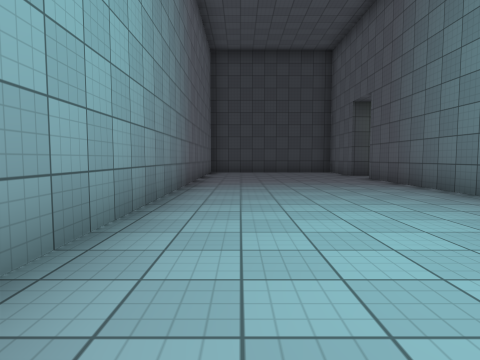
View 1 (above)

20 first-person views from a walk through a scene from a Unity 3-D project. The camera is 1.2 m above the floor, tilts 4° down and sees 75° across. The floor is counted in squares, 2 m on a side. Each view is taken from the middle of a square. On the plan, view 1 faces up. The plan holds only what a view shows up to about 9 squares ahead; the rest is blank. Some animated figures are left out. Surface patterns are stand-ins for the level's own textures.

View 2
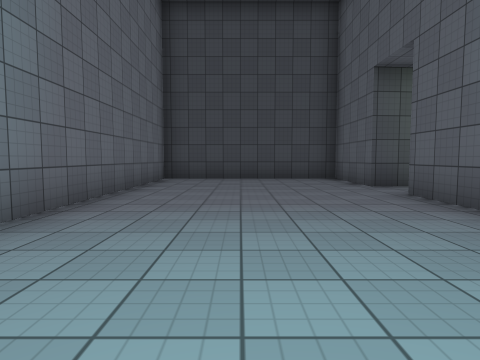

View 3
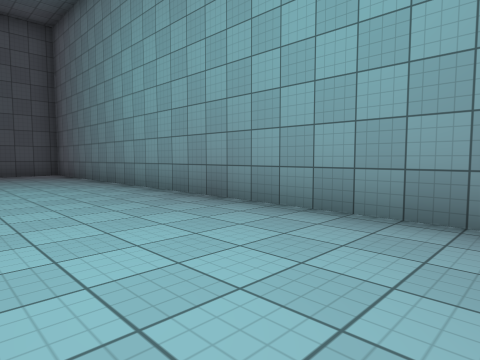

View 4
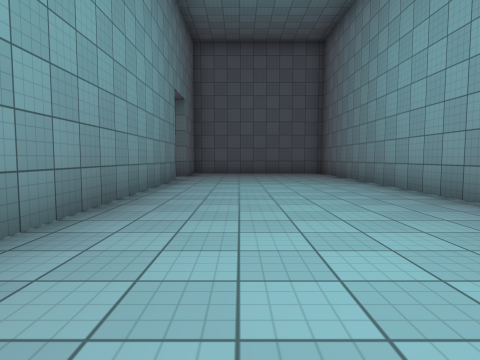

View 5
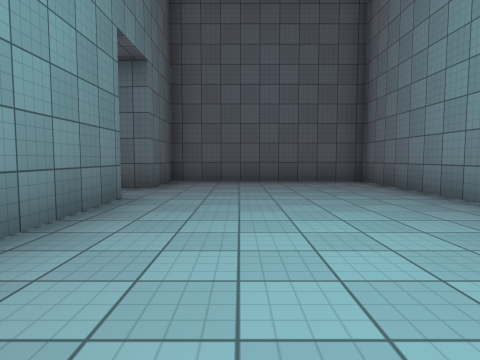

View 6
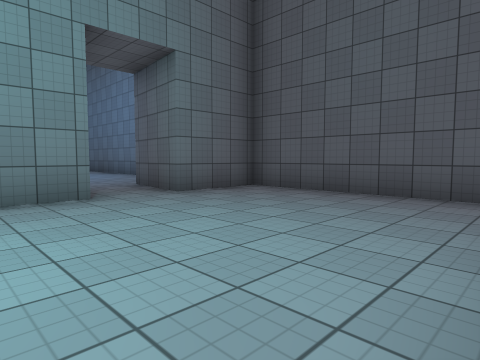

View 7
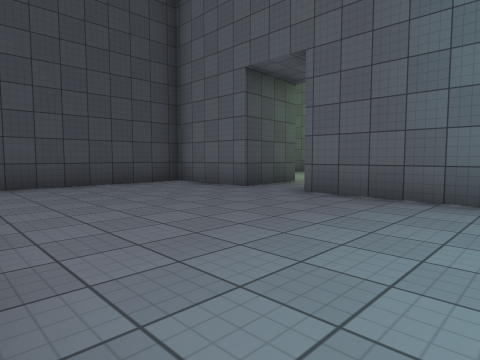

View 8
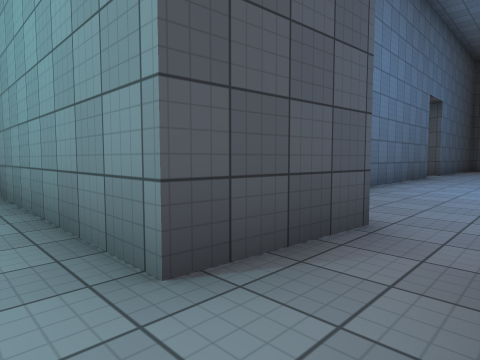

View 9
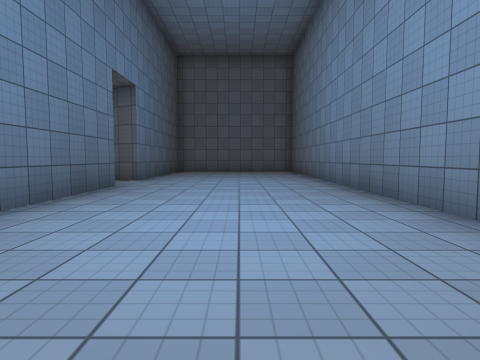

View 10
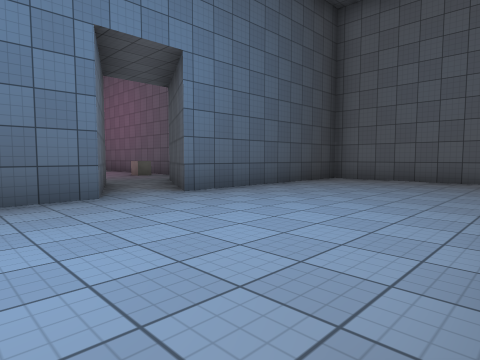

View 11
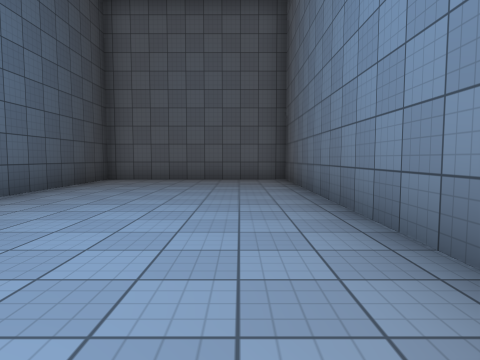

View 12
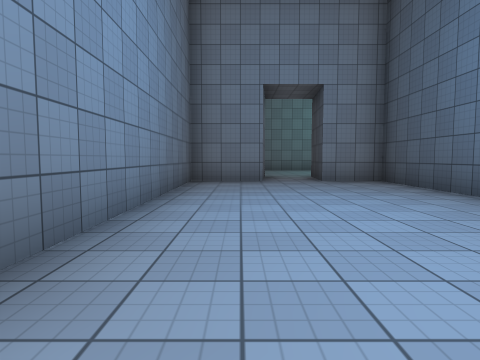

View 13
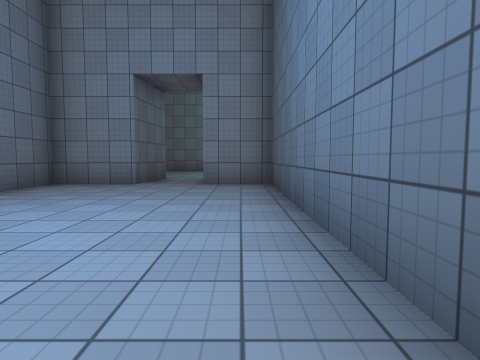

View 14
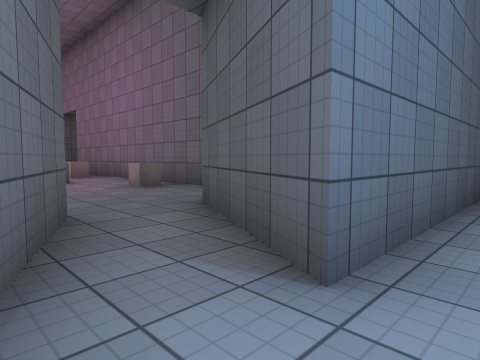

View 15
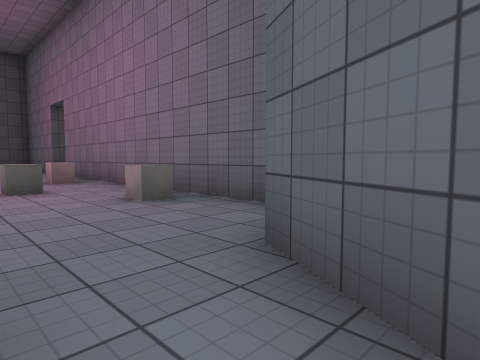

View 16
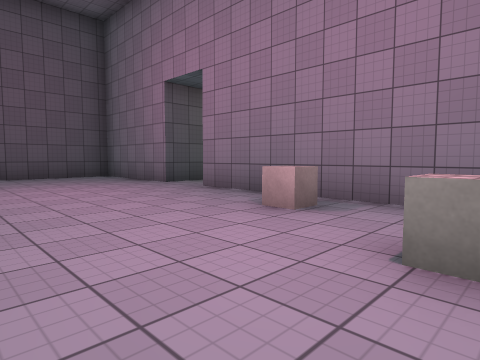

View 17
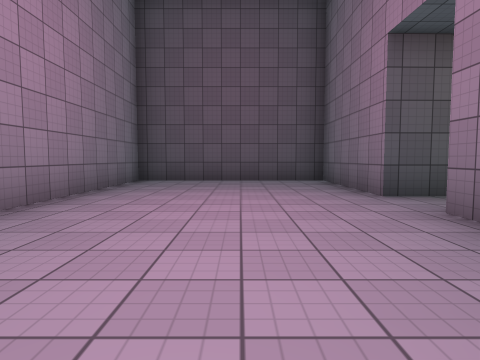

View 18
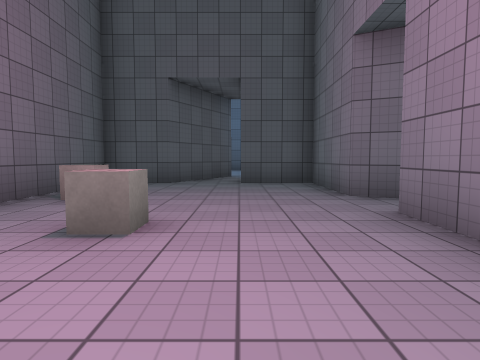

View 19
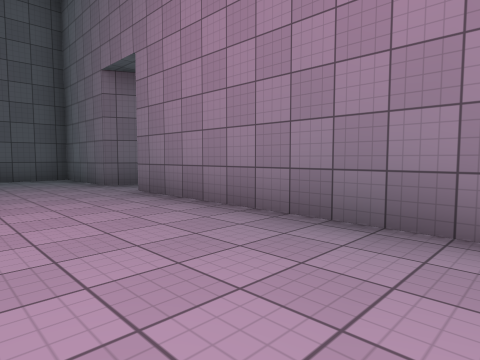

View 20
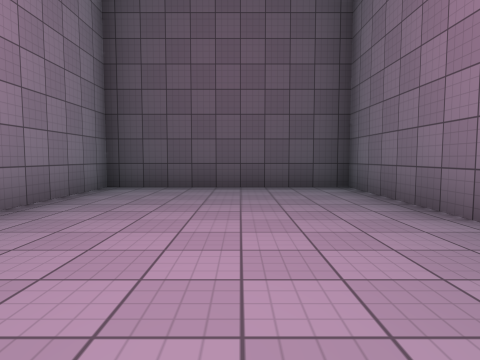

### Floor plan
Ten units are one square. View 1 is at (0, 0); x grows to the right and y downward. Boxes are objects, and circles mark ways between rooms. Rooms are numbered by the first view taken in them; rooms with no view inside come last. Other rooms are left out.
<svg viewBox="-17 -149 230 237">
<path fill="none" stroke="#000" d="M38 -49 38 -92M58 48 38 47 38 -17M58 -106 38 -106 38 -131 29 -131M29 83 38 83 38 62 58 64M-12 -130 -12 83M146 14 138 33 58 33 58 48M58 64 58 83 208 83 208 33 153 33 159 20M195 -109 183 -109 183 -144 132 -144 132 -35M132 -20 132 5 150 5 146 14M159 20 167 5 183 5 183 -95"/>
<rect x="155" y="-45" width="10" height="10" fill="#bbb"><title>cube</title></rect>
<rect x="165" y="-25" width="10" height="10" fill="#bbb"><title>cube</title></rect>
<rect x="165" y="-65" width="10" height="10" fill="#bbb"><title>cube</title></rect>
<circle cx="45" cy="55" r="3" fill="#2a7"/>
<circle cx="150" cy="20" r="3" fill="#2a7"/>
<text x="10" y="-20">1</text>
<text x="130" y="60">2</text>
<text x="160" y="-70">3</text>
</svg>
Room 1 opens to room 2. Room 2 opens to room 3.

Where each view was taken, in squares from view 1:
view 1: 0 up, 0 right, facing up
view 2: 4 up, 1 right, facing up
view 3: 4 up, 2 right, facing down-left
view 4: 4 up, 2 right, facing down
view 5: 0 up, 2 right, facing down
view 6: 3 down, 1 left, facing down-right
view 7: 6 up, 1 left, facing up-right
view 8: 6 down, 3 right, facing up-right
view 9: 6 down, 7 right, facing right
view 10: 8 down, 12 right, facing up-right
view 11: 7 down, 12 right, facing right
view 12: 7 down, 14 right, facing left
view 13: 4 down, 13 right, facing left
view 14: 4 down, 14 right, facing up-right
view 15: 2 down, 15 right, facing up-right
view 16: 4 up, 14 right, facing up-right
view 17: 6 up, 16 right, facing up
view 18: 7 up, 15 right, facing down
view 19: 9 up, 16 right, facing down-left
view 20: 8 up, 16 right, facing up
